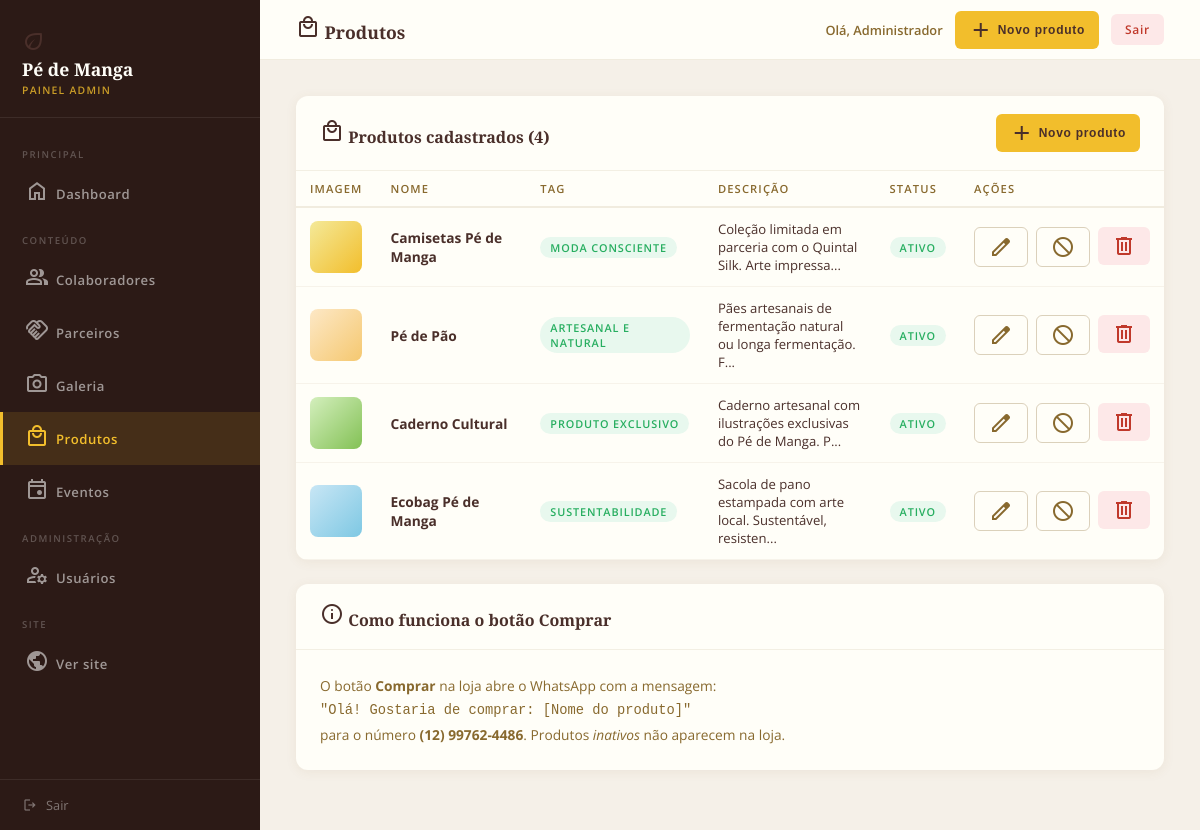
/admin/produtos.php (signed in), run on the app's committed database.
### tables this page shows
CREATE TABLE IF NOT EXISTS `produtos` (
  `id`          INT UNSIGNED    NOT NULL AUTO_INCREMENT,
  `nome`        VARCHAR(255)    NOT NULL,
  `descricao`   TEXT                    DEFAULT NULL,
  `tag`         VARCHAR(100)            DEFAULT NULL,
  `foto`        VARCHAR(255)            DEFAULT NULL,
  `cor_fundo`   VARCHAR(150)    NOT NULL DEFAULT 'linear-gradient(135deg,#f4e999,#f2be2c)',
  `ativo`       TINYINT(1)      NOT NULL DEFAULT 1,
  `criado_em`   TIMESTAMP       NOT NULL DEFAULT CURRENT_TIMESTAMP,
  PRIMARY KEY (`id`)
);

### admin/produtos.php (the view, shortened to what this page needs)
<?php
$db       = get_db();
$produtos = $db->query('SELECT * FROM produtos ORDER BY id')->fetchAll(PDO::FETCH_ASSOC);
?>
<!DOCTYPE html>
<html lang="pt-BR">
<head>
  <link rel="stylesheet" href="../assets/css/admin.css">
</head>
<body>
  <div class="admin-layout">
    <?php require '_sidebar.php'; ?>
    <div class="admin-main">
      <div class="admin-topbar">
        <h3><span class="material-symbols-outlined">local_mall</span> Produtos</h3>
        <div class="topbar-actions">
          <span class="topbar-user">Olá, <?= htmlspecialchars($_SESSION['adm_user']) ?></span>
          <button class="btn-adm btn-adm-primary" onclick="abrirModal('modalCriar')">
            <span class="material-symbols-outlined">add</span> Novo produto
          </button>
          <a href="logout.php" class="btn-adm btn-adm-danger">Sair</a>
        </div>
      </div>
      <div class="admin-content">
        <div class="admin-card">
          <div class="admin-card-header">
            <h4><span class="material-symbols-outlined">local_mall</span> Produtos cadastrados (<?= count($produtos) ?>)
            </h4>
            <button class="btn-adm btn-adm-primary" onclick="abrirModal('modalCriar')">
              <span class="material-symbols-outlined">add</span> Novo produto
            </button>
          </div>
          <div class="admin-card-body" style="padding:0;">
            <?php if (empty($produtos)): ?>
              <p style="text-align:center;padding:40px;color:var(--marrom);opacity:.6;">Nenhum produto cadastrado ainda.
              </p>
            <?php else: ?>
              <table>
                <thead>
                  <tr>
                    <th>Imagem</th>
                    <th>Nome</th>
                    <th>Tag</th>
                    <th>Descrição</th>
                    <th>Status</th>
                    <th>Ações</th>
                  </tr>
                </thead>
                <tbody>
                  <?php foreach ($produtos as $p): ?>
                    <tr>
                      <td>
                        <?php if (!empty($p['foto'])): ?>
                          <img src="../data/uploads/<?= htmlspecialchars($p['foto']) ?>"
                               style="width:52px;height:52px;object-fit:cover;border-radius:8px;border:2px solid var(--amarelo-pastel);">
                        <?php else: ?>
                          <div style="width:52px;height:52px;border-radius:8px;background:<?= htmlspecialchars($p['cor_fundo']) ?>;"></div>
                        <?php endif; ?>
                      </td>
                      <td><strong><?= htmlspecialchars($p['nome']) ?></strong></td>
                      <td>
                        <?php if (!empty($p['tag'])): ?>
                          <span class="badge badge-verde"><?= htmlspecialchars($p['tag']) ?></span>
                        <?php else: ?>&mdash;<?php endif; ?>
                      </td>
                      <td style="max-width:220px;font-size:.82rem;"><?= htmlspecialchars(mb_strimwidth($p['descricao'] ?? '', 0, 65, '...')) ?></td>
                      <td>
                        <span class="badge <?= $p['ativo'] ? 'badge-verde' : '' ?>"
                          style="<?= !$p['ativo'] ? 'background:#fde8e8;color:#c0392b;' : '' ?>">
                          <?= $p['ativo'] ? 'Ativo' : 'Inativo' ?>
                        </span>
                      </td>
                      <td>
                        <div class="td-actions">
                          <button class="btn-adm btn-adm-outline"
                            onclick="abrirEdicao(<?= htmlspecialchars(json_encode($p)) ?>)"
                            title="Editar"><span class="material-symbols-outlined">edit</span></button>
                          <form method="POST" style="display:inline;">
                            <button type="submit"
                              class="btn-adm <?= $p['ativo'] ? 'btn-adm-outline' : 'btn-adm-verde' ?>"
                              title="<?= $p['ativo'] ? 'Desativar' : 'Ativar' ?>">
                              <span class="material-symbols-outlined"><?= $p['ativo'] ? 'block' : 'check_circle' ?></span>
                            </button>
                          </form>
                          <form method="POST" style="display:inline;"
                            onsubmit="return confirm('Excluir o produto <?= htmlspecialchars(addslashes($p['nome'])) ?>?')">
                            <button type="submit" class="btn-adm btn-adm-danger" title="Excluir">
                              <span class="material-symbols-outlined">delete</span>
                            </button>
                          </form>
                        </div>
                      </td>
                    </tr>
                  <?php endforeach; ?>
                </tbody>
              </table>
            <?php endif; ?>
          </div>
        </div>
        <div class="admin-card">
          <div class="admin-card-header">
            <h4><span class="material-symbols-outlined">info</span> Como funciona o botão Comprar</h4>
          </div>
          <div class="admin-card-body">
            <p style="font-size:.86rem;color:var(--marrom);line-height:1.7;">
              O botão <strong>Comprar</strong> na loja abre o WhatsApp com a mensagem:<br>
              <code>"Olá! Gostaria de comprar: [Nome do produto]"</code><br>
              para o número <strong>(12) 99762-4486</strong>. Produtos <em>inativos</em> não aparecem na loja.
            </p>
          </div>
        </div>
      </div>
    </div>
  </div>
</body>
</html>

### assets/css/admin.css (style rules this page uses)
:root { --amarelo: #f2be2c; --marrom: #88692e; --marrom-escuro: #4a2f2a; --amarelo-pastel: #f4e999; --verde: #83c155; --branco: #fffef8; --fundo-claro: #fdf8ee; --text: #2d2d2d; --text-light: #444; --erro: #c0392b; --sucesso: #27ae60; --admin-sidebar: #2c1a16; --admin-bg: #f5f0e8; --sombra-leve: 0 2px 14px rgba(136, 105, 46, 0.1); --sombra-media: 0 8px 30px rgba(136, 105, 46, 0.14); --sombra-forte: 0 16px 50px rgba(136, 105, 46, 0.18); --radius: 12px; --nav-h: 68px; --glass: rgba(255, 255, 255, 0.95); --transition: all 0.3s cubic-bezier(0.4, 0, 0.2, 1); }
*, *::before, *::after { margin: 0; padding: 0; box-sizing: border-box; }
body { font-family: "Open Sans", sans-serif; font-weight: 400; background: var(--admin-bg); color: var(--marrom-escuro); min-height: 100vh; }
a { text-decoration: none; }
.admin-layout { display: flex; min-height: 100vh; }
.admin-main { margin-left: 260px; flex: 1; display: flex; flex-direction: column; min-height: 100vh; }
.admin-topbar { background: var(--branco); padding: 0 36px; height: 60px; display: flex; align-items: center; justify-content: space-between; border-bottom: 1px solid rgba(136, 105, 46, 0.12); position: sticky; top: 0; z-index: 40; }
.admin-topbar h3 { font-family: "Playfair Display", serif; font-size: 1.1rem; color: var(--marrom-escuro); }
.topbar-actions { display: flex; align-items: center; gap: 12px; }
.topbar-user { font-size: 0.8rem; color: var(--marrom); font-weight: 600; }
.admin-content { padding: 36px; flex: 1; }
.admin-card { background: var(--branco); border-radius: 12px; box-shadow: 0 2px 12px rgba(136, 105, 46, 0.08); margin-bottom: 24px; overflow: hidden; }
.admin-card-header { padding: 18px 24px; border-bottom: 1px solid rgba(136, 105, 46, 0.1); display: flex; align-items: center; justify-content: space-between; }
.admin-card-header h4 { font-family: "Playfair Display", serif; font-size: 1rem; color: var(--marrom-escuro); }
.admin-card-body { padding: 24px; }
table { width: 100%; border-collapse: collapse; }
thead tr { border-bottom: 2px solid rgba(136, 105, 46, 0.12); }
th { padding: 10px 14px; font-size: 0.7rem; font-weight: 600; letter-spacing: 0.1em; text-transform: uppercase; color: var(--marrom); text-align: left; }
tbody tr { border-bottom: 1px solid rgba(136, 105, 46, 0.07); transition: background 0.15s; }
td { padding: 12px 14px; font-size: 0.86rem; color: var(--marrom-escuro); vertical-align: middle; }
.td-actions { display: flex; gap: 8px; }
.btn-adm { display: inline-flex; align-items: center; gap: 5px; padding: 7px 14px; border-radius: 6px; font-size: 0.75rem; font-weight: 600; letter-spacing: 0.06em; cursor: pointer; border: none; transition: 0.2s; }
.btn-adm-primary { background: var(--amarelo); color: var(--marrom-escuro); }
.btn-adm-danger { background: #fde8e8; color: var(--erro); }
.btn-adm-outline { background: transparent; border: 1.5px solid rgba(136, 105, 46, 0.3); color: var(--marrom); }
.badge { display: inline-block; padding: 3px 10px; border-radius: 20px; font-size: 0.68rem; font-weight: 600; letter-spacing: 0.08em; text-transform: uppercase; }
.badge-verde { background: #e8f8ee; color: var(--sucesso); }

### data on the page
produtos: nome "Camisetas Pé de Manga", tag "MODA CONSCIENTE", descricao "Coleção limitada em parceria com o Quintal Silk. Arte impressa...", ativo "ATIVO"
produtos: nome "Pé de Pão", tag "ARTESANAL E NATURAL", descricao "Pães artesanais de fermentação natural ou longa fermentação. F...", ativo "ATIVO"
produtos: nome "Caderno Cultural", tag "PRODUTO EXCLUSIVO", descricao "Caderno artesanal com ilustrações exclusivas do Pé de Manga. P...", ativo "ATIVO"
produtos: nome "Ecobag Pé de Manga", tag "SUSTENTABILIDADE", descricao "Sacola de pano estampada com arte local. Sustentável, resisten...", ativo "ATIVO"

### other printed values
$_SESSION['adm_user'] "Administrador"
count($produtos) "4"
